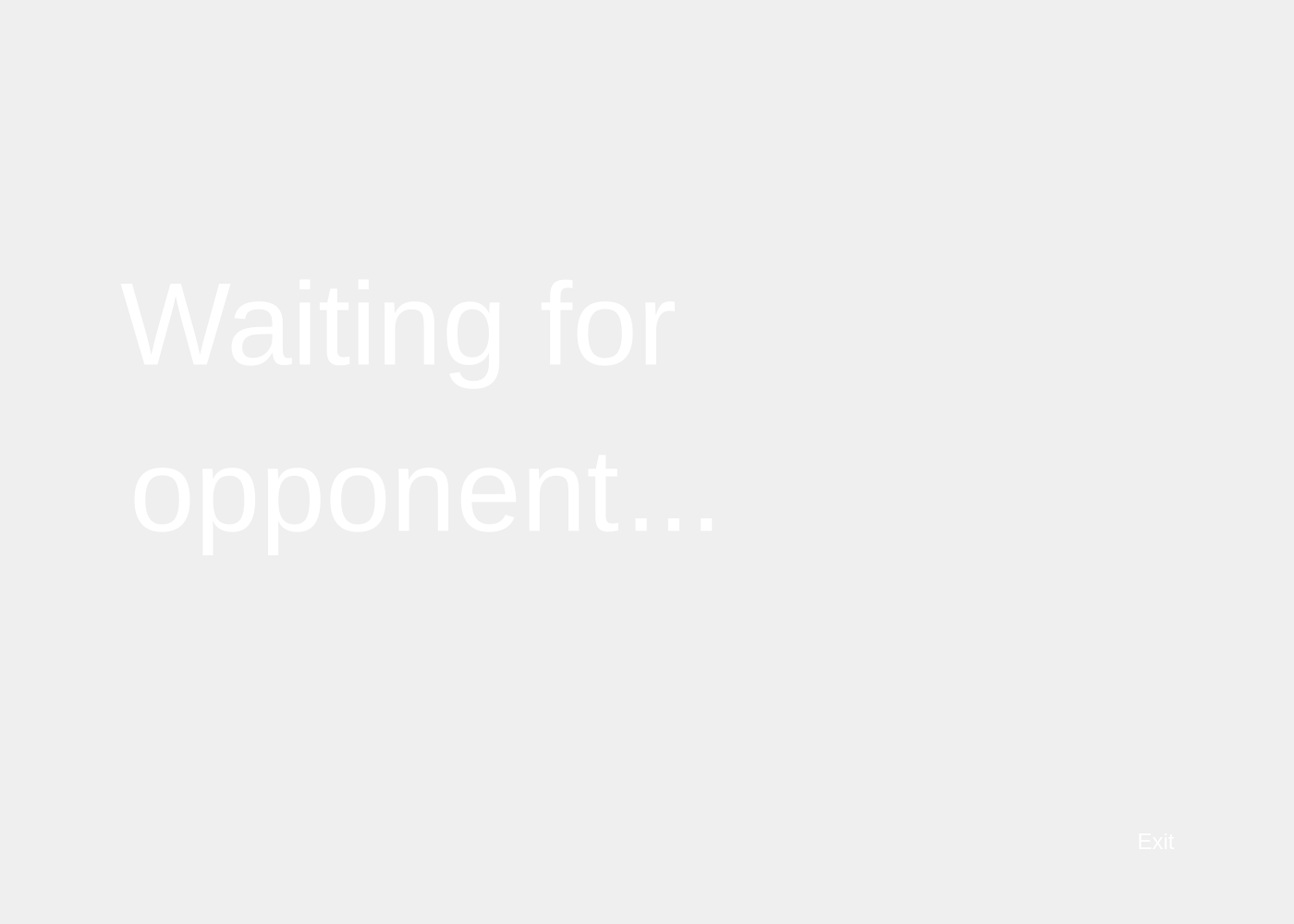
<?xml version="1.0" encoding="UTF-8"?>
<ui version="4.0">
 <class>MainWindow</class>
 <widget class="QMainWindow" name="MainWindow">
  <property name="geometry">
   <rect>
    <x>0</x>
    <y>0</y>
    <width>1400</width>
    <height>1000</height>
   </rect>
  </property>
  <property name="sizePolicy">
   <sizepolicy hsizetype="Fixed" vsizetype="Fixed">
    <horstretch>140</horstretch>
    <verstretch>0</verstretch>
   </sizepolicy>
  </property>
  <property name="minimumSize">
   <size>
    <width>1400</width>
    <height>1000</height>
   </size>
  </property>
  <property name="maximumSize">
   <size>
    <width>1400</width>
    <height>1000</height>
   </size>
  </property>
  <property name="windowTitle">
   <string>MainWindow</string>
  </property>
  <widget class="QWidget" name="centralwidget">
   <property name="sizePolicy">
    <sizepolicy hsizetype="Fixed" vsizetype="Fixed">
     <horstretch>0</horstretch>
     <verstretch>0</verstretch>
    </sizepolicy>
   </property>
   <property name="minimumSize">
    <size>
     <width>1400</width>
     <height>1000</height>
    </size>
   </property>
   <property name="maximumSize">
    <size>
     <width>1400</width>
     <height>1000</height>
    </size>
   </property>
   <property name="styleSheet">
    <string notr="true">#centralwidget {
	background-color: rgb(#12372A);
}</string>
   </property>
   <widget class="QStackedWidget" name="stackedWidget">
    <property name="geometry">
     <rect>
      <x>0</x>
      <y>0</y>
      <width>1400</width>
      <height>1000</height>
     </rect>
    </property>
    <property name="sizePolicy">
     <sizepolicy hsizetype="Fixed" vsizetype="Fixed">
      <horstretch>0</horstretch>
      <verstretch>0</verstretch>
     </sizepolicy>
    </property>
    <property name="minimumSize">
     <size>
      <width>1400</width>
      <height>1000</height>
     </size>
    </property>
    <property name="maximumSize">
     <size>
      <width>1400</width>
      <height>1000</height>
     </size>
    </property>
    <property name="styleSheet">
     <string notr="true">#stackedWidget {

	background-color: &quot;#59736a&quot;;

}</string>
    </property>
    <property name="currentIndex">
     <number>4</number>
    </property>
    <widget class="QWidget" name="start_page">
     <property name="styleSheet">
      <string notr="true">background-color: &quot;#0e2c22&quot;;</string>
     </property>
     <widget class="QLabel" name="logo_label">
      <property name="geometry">
       <rect>
        <x>390</x>
        <y>150</y>
        <width>621</width>
        <height>161</height>
       </rect>
      </property>
      <property name="styleSheet">
       <string notr="true">color: rgb(255, 255, 255);	
font: 75pt ;</string>
      </property>
      <property name="frameShadow">
       <enum>QFrame::Plain</enum>
      </property>
      <property name="text">
       <string>Chess Match</string>
      </property>
      <property name="alignment">
       <set>Qt::AlignCenter</set>
      </property>
     </widget>
     <widget class="QGroupBox" name="start_page_groupBox">
      <property name="geometry">
       <rect>
        <x>440</x>
        <y>350</y>
        <width>521</width>
        <height>381</height>
       </rect>
      </property>
      <property name="styleSheet">
       <string notr="true">background-color: &quot;#F2FFF9&quot;;
border-radius: 10px;

</string>
      </property>
      <property name="title">
       <string/>
      </property>
      <property name="alignment">
       <set>Qt::AlignCenter</set>
      </property>
      <widget class="QWidget" name="layoutWidget">
       <property name="geometry">
        <rect>
         <x>70</x>
         <y>30</y>
         <width>402</width>
         <height>311</height>
        </rect>
       </property>
       <layout class="QVBoxLayout" name="verticalLayout">
        <item>
         <widget class="QPushButton" name="loginButton">
          <property name="minimumSize">
           <size>
            <width>400</width>
            <height>50</height>
           </size>
          </property>
          <property name="maximumSize">
           <size>
            <width>400</width>
            <height>50</height>
           </size>
          </property>
          <property name="styleSheet">
           <string notr="true">QPushButton { 
	border-radius: 10px;	
	background-color: &quot;#12372A&quot;;
	color: rgb(255, 255, 255);	
	font: 22pt ;
}

QPushButton:hover { 
	
	color: &quot;#FF9C42&quot;;
	background-color: &quot;#415f55&quot;;

}</string>
          </property>
          <property name="text">
           <string>Login</string>
          </property>
         </widget>
        </item>
        <item>
         <widget class="QPushButton" name="registerButton">
          <property name="minimumSize">
           <size>
            <width>400</width>
            <height>50</height>
           </size>
          </property>
          <property name="maximumSize">
           <size>
            <width>400</width>
            <height>50</height>
           </size>
          </property>
          <property name="styleSheet">
           <string notr="true">QPushButton { 
	border-radius: 10px;	
	background-color: &quot;#12372A&quot;;
	color: rgb(255, 255, 255);	
	font: 22pt ;
}

QPushButton:hover { 
	
	color: &quot;#FF9C42&quot;;
	background-color: &quot;#415f55&quot;;

}</string>
          </property>
          <property name="text">
           <string>Register</string>
          </property>
         </widget>
        </item>
        <item>
         <widget class="QPushButton" name="exitButton">
          <property name="minimumSize">
           <size>
            <width>400</width>
            <height>50</height>
           </size>
          </property>
          <property name="maximumSize">
           <size>
            <width>400</width>
            <height>50</height>
           </size>
          </property>
          <property name="styleSheet">
           <string notr="true">QPushButton { 
	border-radius: 10px;	
	background-color: &quot;#12372A&quot;;
	color: rgb(255, 255, 255);	
	font: 22pt ;
}

QPushButton:hover { 
	
	color: &quot;#FF9C42&quot;;
	background-color: &quot;#415f55&quot;;

}</string>
          </property>
          <property name="text">
           <string>Exit</string>
          </property>
         </widget>
        </item>
       </layout>
      </widget>
     </widget>
    </widget>
    <widget class="QWidget" name="register_page">
     <property name="styleSheet">
      <string notr="true">background-color: &quot;#0e2c22&quot;;</string>
     </property>
     <widget class="QGroupBox" name="groupBox">
      <property name="geometry">
       <rect>
        <x>390</x>
        <y>290</y>
        <width>691</width>
        <height>581</height>
       </rect>
      </property>
      <property name="styleSheet">
       <string notr="true">background-color: &quot;#F2FFF9&quot;;
border-radius: 10px;
</string>
      </property>
      <property name="title">
       <string/>
      </property>
      <widget class="QWidget" name="layoutWidget">
       <property name="geometry">
        <rect>
         <x>440</x>
         <y>440</y>
         <width>211</width>
         <height>111</height>
        </rect>
       </property>
       <layout class="QVBoxLayout" name="verticalLayout_3">
        <item>
         <widget class="QPushButton" name="registerRegButton">
          <property name="minimumSize">
           <size>
            <width>200</width>
            <height>40</height>
           </size>
          </property>
          <property name="maximumSize">
           <size>
            <width>200</width>
            <height>40</height>
           </size>
          </property>
          <property name="styleSheet">
           <string notr="true">QPushButton { 
	border-radius: 10px;	
	background-color: &quot;#12372A&quot;;
	color: rgb(255, 255, 255);	
	font: 18pt ;
}

QPushButton:hover { 
	
	color: &quot;#FF9C42&quot;;
	background-color: &quot;#415f55&quot;;

}</string>
          </property>
          <property name="text">
           <string>Register</string>
          </property>
         </widget>
        </item>
        <item>
         <widget class="QPushButton" name="regReturnButton">
          <property name="minimumSize">
           <size>
            <width>200</width>
            <height>40</height>
           </size>
          </property>
          <property name="maximumSize">
           <size>
            <width>200</width>
            <height>40</height>
           </size>
          </property>
          <property name="styleSheet">
           <string notr="true">QPushButton { 
	border-radius: 10px;	
	background-color: &quot;#12372A&quot;;
	color: rgb(255, 255, 255);	
	font: 18pt ;
}

QPushButton:hover { 
	
	color: &quot;#FF9C42&quot;;
	background-color: &quot;#415f55&quot;;

}</string>
          </property>
          <property name="text">
           <string>Return</string>
          </property>
         </widget>
        </item>
       </layout>
      </widget>
      <widget class="QWidget" name="layoutWidget">
       <property name="geometry">
        <rect>
         <x>30</x>
         <y>30</y>
         <width>631</width>
         <height>351</height>
        </rect>
       </property>
       <layout class="QVBoxLayout" name="verticalLayout_2">
        <item>
         <layout class="QVBoxLayout" name="verticalLayout_4">
          <item>
           <widget class="QLabel" name="nickname_reg_label">
            <property name="styleSheet">
             <string notr="true">color: rgb(0, 0, 0);	
font: 25pt ;</string>
            </property>
            <property name="text">
             <string>Nickname</string>
            </property>
            <property name="margin">
             <number>5</number>
            </property>
           </widget>
          </item>
          <item>
           <widget class="QLineEdit" name="nicknameRegLineEdit">
            <property name="sizePolicy">
             <sizepolicy hsizetype="Fixed" vsizetype="Fixed">
              <horstretch>0</horstretch>
              <verstretch>0</verstretch>
             </sizepolicy>
            </property>
            <property name="minimumSize">
             <size>
              <width>600</width>
              <height>50</height>
             </size>
            </property>
            <property name="maximumSize">
             <size>
              <width>600</width>
              <height>50</height>
             </size>
            </property>
            <property name="styleSheet">
             <string notr="true">color: rgb(0, 0, 0);	
background-color: &quot;#FBFADA&quot;;
font: 20pt;</string>
            </property>
           </widget>
          </item>
         </layout>
        </item>
        <item>
         <layout class="QVBoxLayout" name="verticalLayout_5">
          <item>
           <widget class="QLabel" name="password_reg_label">
            <property name="styleSheet">
             <string notr="true">color: rgb(0, 0, 0);	
font: 25pt ;</string>
            </property>
            <property name="text">
             <string>Password</string>
            </property>
            <property name="margin">
             <number>5</number>
            </property>
           </widget>
          </item>
          <item>
           <widget class="QLineEdit" name="passwordRegLineEdit">
            <property name="minimumSize">
             <size>
              <width>600</width>
              <height>50</height>
             </size>
            </property>
            <property name="maximumSize">
             <size>
              <width>600</width>
              <height>50</height>
             </size>
            </property>
            <property name="styleSheet">
             <string notr="true">color: rgb(0, 0, 0);	
background-color: &quot;#FBFADA&quot;;
font: 20pt;</string>
            </property>
           </widget>
          </item>
         </layout>
        </item>
        <item>
         <layout class="QVBoxLayout" name="verticalLayout_6">
          <item>
           <widget class="QLabel" name="password_confirm_reg_label">
            <property name="styleSheet">
             <string notr="true">color: rgb(0, 0, 0);	
font: 25pt ;</string>
            </property>
            <property name="text">
             <string>Password confirmation</string>
            </property>
            <property name="margin">
             <number>5</number>
            </property>
           </widget>
          </item>
          <item>
           <widget class="QLineEdit" name="passwordConfirmRegLineEdit">
            <property name="minimumSize">
             <size>
              <width>600</width>
              <height>50</height>
             </size>
            </property>
            <property name="maximumSize">
             <size>
              <width>600</width>
              <height>50</height>
             </size>
            </property>
            <property name="styleSheet">
             <string notr="true">color: rgb(0, 0, 0);	
background-color: &quot;#FBFADA&quot;;
font: 20pt;</string>
            </property>
           </widget>
          </item>
         </layout>
        </item>
       </layout>
      </widget>
     </widget>
     <widget class="QLabel" name="register_label">
      <property name="geometry">
       <rect>
        <x>380</x>
        <y>130</y>
        <width>471</width>
        <height>161</height>
       </rect>
      </property>
      <property name="styleSheet">
       <string notr="true">color: rgb(255, 255, 255);	
font: 40pt ;
background-color: rbga(0, 0, 0, 0);</string>
      </property>
      <property name="text">
       <string>Register</string>
      </property>
      <property name="margin">
       <number>10</number>
      </property>
     </widget>
    </widget>
    <widget class="QWidget" name="login_page">
     <property name="styleSheet">
      <string notr="true">background-color: &quot;#0e2c22&quot;;</string>
     </property>
     <widget class="QLabel" name="login_label">
      <property name="geometry">
       <rect>
        <x>370</x>
        <y>130</y>
        <width>221</width>
        <height>121</height>
       </rect>
      </property>
      <property name="styleSheet">
       <string notr="true">color: rgb(255, 255, 255);	
font: 40pt ;</string>
      </property>
      <property name="text">
       <string>Login</string>
      </property>
      <property name="margin">
       <number>10</number>
      </property>
     </widget>
     <widget class="QGroupBox" name="groupBox_2">
      <property name="geometry">
       <rect>
        <x>360</x>
        <y>270</y>
        <width>691</width>
        <height>461</height>
       </rect>
      </property>
      <property name="styleSheet">
       <string notr="true">background-color: &quot;#F2FFF9&quot;;
border-radius: 10px;
</string>
      </property>
      <property name="title">
       <string/>
      </property>
      <widget class="QWidget" name="layoutWidget">
       <property name="geometry">
        <rect>
         <x>470</x>
         <y>330</y>
         <width>211</width>
         <height>111</height>
        </rect>
       </property>
       <layout class="QVBoxLayout" name="verticalLayout_7">
        <item>
         <widget class="QPushButton" name="logLoginButton">
          <property name="minimumSize">
           <size>
            <width>200</width>
            <height>40</height>
           </size>
          </property>
          <property name="maximumSize">
           <size>
            <width>200</width>
            <height>40</height>
           </size>
          </property>
          <property name="styleSheet">
           <string notr="true">QPushButton { 
	border-radius: 10px;	
	background-color: &quot;#12372A&quot;;
	color: rgb(255, 255, 255);	
	font: 18pt ;
}

QPushButton:hover { 
	
	color: &quot;#FF9C42&quot;;
	background-color: &quot;#415f55&quot;;

}</string>
          </property>
          <property name="text">
           <string>Login</string>
          </property>
         </widget>
        </item>
        <item>
         <widget class="QPushButton" name="logReturnButton">
          <property name="minimumSize">
           <size>
            <width>200</width>
            <height>40</height>
           </size>
          </property>
          <property name="maximumSize">
           <size>
            <width>200</width>
            <height>40</height>
           </size>
          </property>
          <property name="styleSheet">
           <string notr="true">QPushButton { 
	border-radius: 10px;	
	background-color: &quot;#12372A&quot;;
	color: rgb(255, 255, 255);	
	font: 18pt ;
}

QPushButton:hover { 
	
	color: &quot;#FF9C42&quot;;
	background-color: &quot;#415f55&quot;;

}</string>
          </property>
          <property name="text">
           <string>Return</string>
          </property>
         </widget>
        </item>
       </layout>
      </widget>
      <widget class="QWidget" name="layoutWidget_2">
       <property name="geometry">
        <rect>
         <x>30</x>
         <y>30</y>
         <width>651</width>
         <height>261</height>
        </rect>
       </property>
       <layout class="QVBoxLayout" name="verticalLayout_8">
        <item>
         <layout class="QVBoxLayout" name="verticalLayout_9">
          <item>
           <widget class="QLabel" name="nickname_log_label">
            <property name="styleSheet">
             <string notr="true">color: rgb(0, 0, 0);	
font: 25pt ;</string>
            </property>
            <property name="text">
             <string>Nickname</string>
            </property>
            <property name="margin">
             <number>5</number>
            </property>
           </widget>
          </item>
          <item>
           <widget class="QLineEdit" name="nicknameLogLineEdit">
            <property name="sizePolicy">
             <sizepolicy hsizetype="Fixed" vsizetype="Fixed">
              <horstretch>0</horstretch>
              <verstretch>0</verstretch>
             </sizepolicy>
            </property>
            <property name="minimumSize">
             <size>
              <width>600</width>
              <height>50</height>
             </size>
            </property>
            <property name="maximumSize">
             <size>
              <width>600</width>
              <height>50</height>
             </size>
            </property>
            <property name="styleSheet">
             <string notr="true">color: rgb(0, 0, 0);	
background-color: &quot;#FBFADA&quot;;
font: 20pt;</string>
            </property>
           </widget>
          </item>
         </layout>
        </item>
        <item>
         <layout class="QVBoxLayout" name="verticalLayout_10">
          <item>
           <widget class="QLabel" name="password_log_label">
            <property name="styleSheet">
             <string notr="true">color: rgb(0, 0, 0);	
font: 25pt ;</string>
            </property>
            <property name="text">
             <string>Password</string>
            </property>
            <property name="margin">
             <number>5</number>
            </property>
           </widget>
          </item>
          <item>
           <widget class="QLineEdit" name="passwordLogLineEdit">
            <property name="minimumSize">
             <size>
              <width>600</width>
              <height>50</height>
             </size>
            </property>
            <property name="maximumSize">
             <size>
              <width>600</width>
              <height>50</height>
             </size>
            </property>
            <property name="styleSheet">
             <string notr="true">color: rgb(0, 0, 0);	
background-color: &quot;#FBFADA&quot;;
font: 20pt;</string>
            </property>
           </widget>
          </item>
         </layout>
        </item>
       </layout>
      </widget>
     </widget>
    </widget>
    <widget class="QWidget" name="profile_page">
     <property name="styleSheet">
      <string notr="true">background-color: &quot;#0e2c22&quot;;</string>
     </property>
     <widget class="QGroupBox" name="playerInfoGroupBox">
      <property name="geometry">
       <rect>
        <x>20</x>
        <y>80</y>
        <width>321</width>
        <height>151</height>
       </rect>
      </property>
      <property name="styleSheet">
       <string notr="true">background-color: &quot;#F2FFF9&quot;;
border-radius: 10px;</string>
      </property>
      <property name="title">
       <string/>
      </property>
      <widget class="QWidget" name="layoutWidget">
       <property name="geometry">
        <rect>
         <x>10</x>
         <y>10</y>
         <width>287</width>
         <height>131</height>
        </rect>
       </property>
       <layout class="QHBoxLayout" name="horizontalLayout">
        <item>
         <layout class="QVBoxLayout" name="verticalLayout_13">
          <item>
           <widget class="QLabel" name="nickname_label">
            <property name="styleSheet">
             <string notr="true">	color: rgb(0, 0, 0);	
	font: 18pt ;</string>
            </property>
            <property name="text">
             <string>Nickname:</string>
            </property>
            <property name="alignment">
             <set>Qt::AlignCenter</set>
            </property>
           </widget>
          </item>
          <item>
           <widget class="QLabel" name="rating_label">
            <property name="styleSheet">
             <string notr="true">	color: rgb(0, 0, 0);	
	font: 18pt ;</string>
            </property>
            <property name="text">
             <string>Rating:</string>
            </property>
            <property name="alignment">
             <set>Qt::AlignCenter</set>
            </property>
            <property name="margin">
             <number>5</number>
            </property>
           </widget>
          </item>
          <item>
           <widget class="QLabel" name="games_played_label">
            <property name="styleSheet">
             <string notr="true">	color: rgb(0, 0, 0);	
	font: 18pt ;</string>
            </property>
            <property name="text">
             <string>Games played:</string>
            </property>
            <property name="alignment">
             <set>Qt::AlignCenter</set>
            </property>
            <property name="margin">
             <number>5</number>
            </property>
           </widget>
          </item>
         </layout>
        </item>
        <item>
         <layout class="QVBoxLayout" name="verticalLayout_14">
          <item>
           <widget class="QLabel" name="nickname_value_label">
            <property name="styleSheet">
             <string notr="true">	color: rgb(0, 0, 0);	
	font: 18pt ;</string>
            </property>
            <property name="text">
             <string>TextLabel</string>
            </property>
            <property name="alignment">
             <set>Qt::AlignCenter</set>
            </property>
           </widget>
          </item>
          <item>
           <widget class="QLabel" name="rating_value_label">
            <property name="styleSheet">
             <string notr="true">	color: rgb(0, 0, 0);	
	font: 18pt ;</string>
            </property>
            <property name="text">
             <string>TextLabel</string>
            </property>
            <property name="alignment">
             <set>Qt::AlignCenter</set>
            </property>
           </widget>
          </item>
          <item>
           <widget class="QLabel" name="games_played_value_label">
            <property name="styleSheet">
             <string notr="true">	color: rgb(0, 0, 0);	
	font: 18pt ;</string>
            </property>
            <property name="text">
             <string>TextLabel</string>
            </property>
            <property name="alignment">
             <set>Qt::AlignCenter</set>
            </property>
           </widget>
          </item>
         </layout>
        </item>
       </layout>
      </widget>
     </widget>
     <widget class="QPushButton" name="logoutButton">
      <property name="geometry">
       <rect>
        <x>150</x>
        <y>250</y>
        <width>91</width>
        <height>31</height>
       </rect>
      </property>
      <property name="styleSheet">
       <string notr="true">QPushButton { 
	border-radius: 10px;	
	background-color: &quot;#00000000&quot;;
	color: rgb(255, 255, 255);	
	font: 18pt ;
}

QPushButton:hover { 
	
	color: &quot;#FF9C42&quot;;
	background-color: &quot;#00000000&quot;;

}</string>
      </property>
      <property name="text">
       <string>Logout</string>
      </property>
     </widget>
     <widget class="QTableView" name="ratingTableView">
      <property name="geometry">
       <rect>
        <x>390</x>
        <y>80</y>
        <width>650</width>
        <height>800</height>
       </rect>
      </property>
      <property name="sizePolicy">
       <sizepolicy hsizetype="Fixed" vsizetype="Fixed">
        <horstretch>0</horstretch>
        <verstretch>0</verstretch>
       </sizepolicy>
      </property>
      <property name="minimumSize">
       <size>
        <width>650</width>
        <height>800</height>
       </size>
      </property>
      <property name="maximumSize">
       <size>
        <width>650</width>
        <height>800</height>
       </size>
      </property>
      <property name="styleSheet">
       <string notr="true">background-color: &quot;#F2FFF9&quot;;
border-radius: 10px;

QHeaderView::section {

	background-color:  rbga(42, 75, 63, 50);
	color: rgb(255, 255, 255); 

}</string>
      </property>
     </widget>
     <widget class="QGroupBox" name="groupBox_3">
      <property name="geometry">
       <rect>
        <x>1090</x>
        <y>80</y>
        <width>291</width>
        <height>161</height>
       </rect>
      </property>
      <property name="styleSheet">
       <string notr="true">background-color: &quot;#F2FFF9&quot;;
border-radius: 10px;
</string>
      </property>
      <property name="title">
       <string/>
      </property>
      <widget class="QWidget" name="layoutWidget">
       <property name="geometry">
        <rect>
         <x>40</x>
         <y>10</y>
         <width>221</width>
         <height>141</height>
        </rect>
       </property>
       <layout class="QVBoxLayout" name="verticalLayout_12">
        <item>
         <widget class="QPushButton" name="startGameButton">
          <property name="styleSheet">
           <string notr="true">QPushButton { 
	border-radius: 10px;	
	background-color: &quot;#12372A&quot;;
	color: rgb(255, 255, 255);	
	font: 22pt ;
}

QPushButton:hover { 
	
	color: &quot;#FF9C42&quot;;
	background-color: &quot;#415f55&quot;;

}</string>
          </property>
          <property name="text">
           <string>Start game</string>
          </property>
         </widget>
        </item>
        <item>
         <widget class="QPushButton" name="exitProfileButton">
          <property name="styleSheet">
           <string notr="true">QPushButton { 
	border-radius: 10px;	
	background-color: &quot;#12372A&quot;;
	color: rgb(255, 255, 255);	
	font: 22pt ;
}

QPushButton:hover { 
	
	color: &quot;#FF9C42&quot;;
	background-color: &quot;#415f55&quot;;

}</string>
          </property>
          <property name="text">
           <string>Exit</string>
          </property>
         </widget>
        </item>
       </layout>
      </widget>
     </widget>
     <widget class="QLabel" name="top_players_label">
      <property name="geometry">
       <rect>
        <x>390</x>
        <y>10</y>
        <width>331</width>
        <height>61</height>
       </rect>
      </property>
      <property name="styleSheet">
       <string notr="true">	color: rgb(255, 255, 255);	
	font: 18pt ;</string>
      </property>
      <property name="text">
       <string>Top hundred players</string>
      </property>
      <property name="alignment">
       <set>Qt::AlignCenter</set>
      </property>
      <property name="margin">
       <number>10</number>
      </property>
      <property name="indent">
       <number>10</number>
      </property>
     </widget>
    </widget>
    <widget class="QWidget" name="waiting_page">
     <property name="styleSheet">
      <string notr="true">background-color: &quot;#0e2c22&quot;;</string>
     </property>
     <widget class="WaitingWidget" name="waiting_widget" native="true">
      <property name="geometry">
       <rect>
        <x>900</x>
        <y>240</y>
        <width>430</width>
        <height>430</height>
       </rect>
      </property>
      <property name="sizePolicy">
       <sizepolicy hsizetype="Fixed" vsizetype="Fixed">
        <horstretch>0</horstretch>
        <verstretch>0</verstretch>
       </sizepolicy>
      </property>
      <property name="minimumSize">
       <size>
        <width>430</width>
        <height>430</height>
       </size>
      </property>
      <property name="maximumSize">
       <size>
        <width>430</width>
        <height>430</height>
       </size>
      </property>
     </widget>
     <widget class="QWidget" name="layoutWidget">
      <property name="geometry">
       <rect>
        <x>140</x>
        <y>400</y>
        <width>761</width>
        <height>261</height>
       </rect>
      </property>
      <layout class="QHBoxLayout" name="horizontalLayout_2">
       <item>
        <widget class="QLabel" name="waiting_label_2">
         <property name="styleSheet">
          <string notr="true">color: rgb(255, 255, 255);	
font: 95pt ;
background-color: rgba(0, 0, 0, 0);</string>
         </property>
         <property name="text">
          <string>opponent</string>
         </property>
         <property name="alignment">
          <set>Qt::AlignCenter</set>
         </property>
         <property name="margin">
          <number>20</number>
         </property>
        </widget>
       </item>
       <item>
        <widget class="QLabel" name="waiting_dots_label">
         <property name="styleSheet">
          <string notr="true">color: rgb(255, 255, 255);	
font: 95pt ;
background-color: rgba(0, 0, 0, 0);</string>
         </property>
         <property name="text">
          <string>...</string>
         </property>
         <property name="alignment">
          <set>Qt::AlignLeading|Qt::AlignLeft|Qt::AlignVCenter</set>
         </property>
        </widget>
       </item>
      </layout>
     </widget>
     <widget class="QLabel" name="waiting_label">
      <property name="geometry">
       <rect>
        <x>130</x>
        <y>170</y>
        <width>791</width>
        <height>361</height>
       </rect>
      </property>
      <property name="styleSheet">
       <string notr="true">color: rgb(255, 255, 255);	
font: 95pt ;
background-color: rgba(0, 0, 0, 0);</string>
      </property>
      <property name="text">
       <string>Waiting for</string>
      </property>
      <property name="alignment">
       <set>Qt::AlignLeading|Qt::AlignLeft|Qt::AlignVCenter</set>
      </property>
      <property name="margin">
       <number>30</number>
      </property>
     </widget>
     <widget class="QPushButton" name="waitingExitButton">
      <property name="geometry">
       <rect>
        <x>1160</x>
        <y>890</y>
        <width>181</width>
        <height>41</height>
       </rect>
      </property>
      <property name="styleSheet">
       <string notr="true">QPushButton { 
	border-radius: 10px;	
	background-color: &quot;#12372A&quot;;
	color: rgb(255, 255, 255);	
	font: 18pt ;
}

QPushButton:hover { 
	
	color: &quot;#FF9C42&quot;;
	background-color: &quot;#415f55&quot;;

}</string>
      </property>
      <property name="text">
       <string>Exit</string>
      </property>
     </widget>
    </widget>
    <widget class="QWidget" name="game_page">
     <property name="styleSheet">
      <string notr="true">background-color: &quot;#0e2c22&quot;;</string>
     </property>
     <widget class="QGraphicsView" name="pawnTransformView">
      <property name="geometry">
       <rect>
        <x>10</x>
        <y>220</y>
        <width>61</width>
        <height>421</height>
       </rect>
      </property>
      <property name="styleSheet">
       <string notr="true">background-color: &quot;#59736a&quot;;</string>
      </property>
     </widget>
     <widget class="QGraphicsView" name="boardGraphicsView">
      <property name="geometry">
       <rect>
        <x>90</x>
        <y>40</y>
        <width>910</width>
        <height>910</height>
       </rect>
      </property>
      <property name="minimumSize">
       <size>
        <width>910</width>
        <height>910</height>
       </size>
      </property>
      <property name="maximumSize">
       <size>
        <width>910</width>
        <height>910</height>
       </size>
      </property>
      <property name="styleSheet">
       <string notr="true">background-color: rgb(0, 54, 33);</string>
      </property>
     </widget>
     <widget class="QLabel" name="game_info_label">
      <property name="geometry">
       <rect>
        <x>1040</x>
        <y>40</y>
        <width>331</width>
        <height>31</height>
       </rect>
      </property>
      <property name="styleSheet">
       <string notr="true">color: rgb(225, 255, 254);
background-color: rgb(0, 82, 79);
font: 18pt ;</string>
      </property>
      <property name="text">
       <string>game_info</string>
      </property>
      <property name="alignment">
       <set>Qt::AlignCenter</set>
      </property>
     </widget>
     <widget class="QWidget" name="layoutWidget">
      <property name="geometry">
       <rect>
        <x>1020</x>
        <y>140</y>
        <width>371</width>
        <height>401</height>
       </rect>
      </property>
      <layout class="QVBoxLayout" name="verticalLayout_11">
       <item>
        <widget class="QLabel" name="opponent_taken_figures_label">
         <property name="styleSheet">
          <string notr="true">color: rgb(255, 255, 255);
font: 15pt ;</string>
         </property>
         <property name="text">
          <string>Opponent taken figures</string>
         </property>
        </widget>
       </item>
       <item>
        <widget class="QGraphicsView" name="opponentTakenView">
         <property name="styleSheet">
          <string notr="true">background-color: &quot;#59736a&quot;;</string>
         </property>
        </widget>
       </item>
       <item>
        <widget class="QGraphicsView" name="playerTakenView">
         <property name="styleSheet">
          <string notr="true">background-color: &quot;#59736a&quot;;</string>
         </property>
        </widget>
       </item>
       <item>
        <widget class="QLabel" name="player_taken_figures_label">
         <property name="styleSheet">
          <string notr="true">color: rgb(255, 255, 255);
font: 15pt ;</string>
         </property>
         <property name="text">
          <string>Player taken figures</string>
         </property>
        </widget>
       </item>
      </layout>
     </widget>
     <widget class="QGroupBox" name="groupBox_4">
      <property name="geometry">
       <rect>
        <x>1050</x>
        <y>590</y>
        <width>311</width>
        <height>171</height>
       </rect>
      </property>
      <property name="styleSheet">
       <string notr="true">background-color: rgb(0, 82, 79);</string>
      </property>
      <property name="title">
       <string/>
      </property>
      <widget class="QWidget" name="layoutWidget">
       <property name="geometry">
        <rect>
         <x>40</x>
         <y>20</y>
         <width>231</width>
         <height>134</height>
        </rect>
       </property>
       <layout class="QVBoxLayout" name="verticalLayout_15">
        <item>
         <layout class="QHBoxLayout" name="horizontalLayout_3">
          <item>
           <widget class="QLabel" name="board_style_label">
            <property name="styleSheet">
             <string notr="true">color: rgb(255, 255, 255);
font: 15pt ;</string>
            </property>
            <property name="text">
             <string>Style:</string>
            </property>
            <property name="alignment">
             <set>Qt::AlignCenter</set>
            </property>
           </widget>
          </item>
          <item>
           <widget class="QComboBox" name="BoardStyleComboBox">
            <property name="styleSheet">
             <string notr="true">color: &quot;#12372A&quot;;
font: 15pt ;
text.color: rbg(255, 255, 255);</string>
            </property>
            <item>
             <property name="text">
              <string>Classic</string>
             </property>
            </item>
            <item>
             <property name="text">
              <string>Green</string>
             </property>
            </item>
            <item>
             <property name="text">
              <string>Blue</string>
             </property>
            </item>
            <item>
             <property name="text">
              <string>Red</string>
             </property>
            </item>
           </widget>
          </item>
         </layout>
        </item>
        <item>
         <widget class="QPushButton" name="OfferDrawButton">
          <property name="styleSheet">
           <string notr="true">QPushButton { 
	border-radius: 10px;	
	background-color: &quot;#12372A&quot;;
	color: rgb(255, 255, 255);	
	font: 18pt ;
}

QPushButton:hover { 
	
	color: &quot;#FF9C42&quot;;
	background-color: &quot;#415f55&quot;;

}</string>
          </property>
          <property name="text">
           <string>Offer draw</string>
          </property>
         </widget>
        </item>
        <item>
         <widget class="QPushButton" name="ResignButton">
          <property name="styleSheet">
           <string notr="true">QPushButton { 
	border-radius: 10px;	
	background-color: &quot;#12372A&quot;;
	color: rgb(255, 255, 255);	
	font: 18pt ;
}

QPushButton:hover { 
	
	color: &quot;#FF9C42&quot;;
	background-color: &quot;#415f55&quot;;

}</string>
          </property>
          <property name="text">
           <string>Resign</string>
          </property>
         </widget>
        </item>
        <item>
         <widget class="QPushButton" name="gameExitButton">
          <property name="styleSheet">
           <string notr="true">QPushButton { 
	border-radius: 10px;	
	background-color: &quot;#12372A&quot;;
	color: rgb(255, 255, 255);	
	font: 18pt ;
}

QPushButton:hover { 
	
	color: &quot;#FF9C42&quot;;
	background-color: &quot;#415f55&quot;;

}</string>
          </property>
          <property name="text">
           <string>Exit</string>
          </property>
         </widget>
        </item>
       </layout>
      </widget>
     </widget>
    </widget>
   </widget>
  </widget>
 </widget>
 <customwidgets>
  <customwidget>
   <class>WaitingWidget</class>
   <extends>QWidget</extends>
   <header location="global">waitingwidget.h</header>
   <container>1</container>
  </customwidget>
 </customwidgets>
 <resources/>
 <connections/>
</ui>
